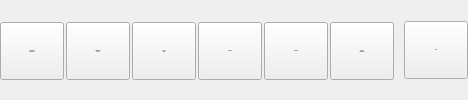
        <widget class="QWidget" name="TabRender">
         <property name="font">
          <font>
           <family>Tahoma</family>
           <pointsize>8</pointsize>
          </font>
         </property>
         <attribute name="title">
          <string>Render video</string>
         </attribute>
         <layout class="QHBoxLayout" name="horizontalLayout_5">
          <property name="spacing">
           <number>2</number>
          </property>
          <property name="leftMargin">
           <number>0</number>
          </property>
          <property name="topMargin">
           <number>0</number>
          </property>
          <property name="rightMargin">
           <number>0</number>
          </property>
          <property name="bottomMargin">
           <number>0</number>
          </property>
          <item>
           <widget class="QToolButton" name="ActionSmartphone_BT">
            <property name="sizePolicy">
             <sizepolicy hsizetype="Fixed" vsizetype="Fixed">
              <horstretch>0</horstretch>
              <verstretch>0</verstretch>
             </sizepolicy>
            </property>
            <property name="minimumSize">
             <size>
              <width>64</width>
              <height>58</height>
             </size>
            </property>
            <property name="maximumSize">
             <size>
              <width>16777215</width>
              <height>56</height>
             </size>
            </property>
            <property name="font">
             <font>
              <pointsize>-1</pointsize>
             </font>
            </property>
            <property name="toolTip">
             <string>Render project as a video using a predefined model</string>
            </property>
            <property name="text">
             <string>Player and
smartphone</string>
            </property>
            <property name="icon">
             <iconset resource="../RSCffDiaporama.qrc">
              <normaloff>:/img/Smartphone.png</normaloff>:/img/Smartphone.png</iconset>
            </property>
            <property name="iconSize">
             <size>
              <width>24</width>
              <height>24</height>
             </size>
            </property>
            <property name="toolButtonStyle">
             <enum>Qt::ToolButtonTextUnderIcon</enum>
            </property>
           </widget>
          </item>
          <item>
           <widget class="QToolButton" name="ActionMultimedia_BT">
            <property name="sizePolicy">
             <sizepolicy hsizetype="Fixed" vsizetype="Fixed">
              <horstretch>0</horstretch>
              <verstretch>0</verstretch>
             </sizepolicy>
            </property>
            <property name="minimumSize">
             <size>
              <width>64</width>
              <height>58</height>
             </size>
            </property>
            <property name="maximumSize">
             <size>
              <width>16777215</width>
              <height>56</height>
             </size>
            </property>
            <property name="font">
             <font>
              <pointsize>-1</pointsize>
             </font>
            </property>
            <property name="toolTip">
             <string>Render project as a video using a predefined model</string>
            </property>
            <property name="text">
             <string>Multimedia
system</string>
            </property>
            <property name="icon">
             <iconset resource="../RSCffDiaporama.qrc">
              <normaloff>:/img/tv.png</normaloff>:/img/tv.png</iconset>
            </property>
            <property name="iconSize">
             <size>
              <width>24</width>
              <height>24</height>
             </size>
            </property>
            <property name="toolButtonStyle">
             <enum>Qt::ToolButtonTextUnderIcon</enum>
            </property>
           </widget>
          </item>
          <item>
           <widget class="QToolButton" name="ActionForTheWEB_BT">
            <property name="minimumSize">
             <size>
              <width>64</width>
              <height>58</height>
             </size>
            </property>
            <property name="maximumSize">
             <size>
              <width>16777215</width>
              <height>56</height>
             </size>
            </property>
            <property name="font">
             <font>
              <pointsize>-1</pointsize>
             </font>
            </property>
            <property name="toolTip">
             <string>Render project as a video using a predefined model</string>
            </property>
            <property name="text">
             <string>For the
WEB</string>
            </property>
            <property name="icon">
             <iconset resource="../RSCffDiaporama.qrc">
              <normaloff>:/img/Internet.png</normaloff>:/img/Internet.png</iconset>
            </property>
            <property name="iconSize">
             <size>
              <width>24</width>
              <height>24</height>
             </size>
            </property>
            <property name="toolButtonStyle">
             <enum>Qt::ToolButtonTextUnderIcon</enum>
            </property>
           </widget>
          </item>
          <item>
           <widget class="QToolButton" name="ActionLossLess_BT">
            <property name="minimumSize">
             <size>
              <width>64</width>
              <height>58</height>
             </size>
            </property>
            <property name="maximumSize">
             <size>
              <width>16777215</width>
              <height>56</height>
             </size>
            </property>
            <property name="font">
             <font>
              <pointsize>-1</pointsize>
             </font>
            </property>
            <property name="toolTip">
             <string>Render project as a lossless video</string>
            </property>
            <property name="text">
             <string>Lossless</string>
            </property>
            <property name="icon">
             <iconset resource="../RSCffDiaporama.qrc">
              <normaloff>:/img/Lossless.png</normaloff>:/img/Lossless.png</iconset>
            </property>
            <property name="iconSize">
             <size>
              <width>24</width>
              <height>24</height>
             </size>
            </property>
            <property name="toolButtonStyle">
             <enum>Qt::ToolButtonTextUnderIcon</enum>
            </property>
           </widget>
          </item>
          <item>
           <widget class="QToolButton" name="ActionRender_BT">
            <property name="sizePolicy">
             <sizepolicy hsizetype="Fixed" vsizetype="Fixed">
              <horstretch>0</horstretch>
              <verstretch>0</verstretch>
             </sizepolicy>
            </property>
            <property name="minimumSize">
             <size>
              <width>64</width>
              <height>58</height>
             </size>
            </property>
            <property name="maximumSize">
             <size>
              <width>16777215</width>
              <height>56</height>
             </size>
            </property>
            <property name="font">
             <font>
              <pointsize>-1</pointsize>
             </font>
            </property>
            <property name="toolTip">
             <string>Render project as a video</string>
            </property>
            <property name="text">
             <string>Advanced</string>
            </property>
            <property name="icon">
             <iconset resource="../RSCffDiaporama.qrc">
              <normaloff>:/img/render.png</normaloff>:/img/render.png</iconset>
            </property>
            <property name="iconSize">
             <size>
              <width>24</width>
              <height>24</height>
             </size>
            </property>
            <property name="toolButtonStyle">
             <enum>Qt::ToolButtonTextUnderIcon</enum>
            </property>
           </widget>
          </item>
          <item>
           <widget class="QToolButton" name="ActionSoundtrack_BT">
            <property name="sizePolicy">
             <sizepolicy hsizetype="Fixed" vsizetype="Fixed">
              <horstretch>0</horstretch>
              <verstretch>0</verstretch>
             </sizepolicy>
            </property>
            <property name="minimumSize">
             <size>
              <width>64</width>
              <height>58</height>
             </size>
            </property>
            <property name="maximumSize">
             <size>
              <width>16777215</width>
              <height>56</height>
             </size>
            </property>
            <property name="font">
             <font>
              <pointsize>-1</pointsize>
             </font>
            </property>
            <property name="toolTip">
             <string>Render sound trak of project</string>
            </property>
            <property name="text">
             <string>Export
Soundtrack</string>
            </property>
            <property name="icon">
             <iconset resource="../RSCffDiaporama.qrc">
              <normaloff>:/img/object_sound.png</normaloff>:/img/object_sound.png</iconset>
            </property>
            <property name="iconSize">
             <size>
              <width>24</width>
              <height>24</height>
             </size>
            </property>
            <property name="toolButtonStyle">
             <enum>Qt::ToolButtonTextUnderIcon</enum>
            </property>
           </widget>
          </item>
          <item>
           <widget class="QLabel" name="label_3">
            <property name="text">
             <string notr="true"/>
            </property>
           </widget>
          </item>
          <item>
           <widget class="QToolButton" name="Action_Exit_BT_4">
            <property name="sizePolicy">
             <sizepolicy hsizetype="Fixed" vsizetype="Fixed">
              <horstretch>0</horstretch>
              <verstretch>56</verstretch>
             </sizepolicy>
            </property>
            <property name="minimumSize">
             <size>
              <width>64</width>
              <height>58</height>
             </size>
            </property>
            <property name="font">
             <font>
              <pointsize>-1</pointsize>
             </font>
            </property>
            <property name="toolTip">
             <string>Exit application (Ctrl+W)</string>
            </property>
            <property name="text">
             <string>Exit</string>
            </property>
            <property name="icon">
             <iconset resource="../RSCffDiaporama.qrc">
              <normaloff>:/img/exit.png</normaloff>:/img/exit.png</iconset>
            </property>
            <property name="iconSize">
             <size>
              <width>24</width>
              <height>24</height>
             </size>
            </property>
            <property name="toolButtonStyle">
             <enum>Qt::ToolButtonTextUnderIcon</enum>
            </property>
           </widget>
          </item>
         </layout>
        </widget>
